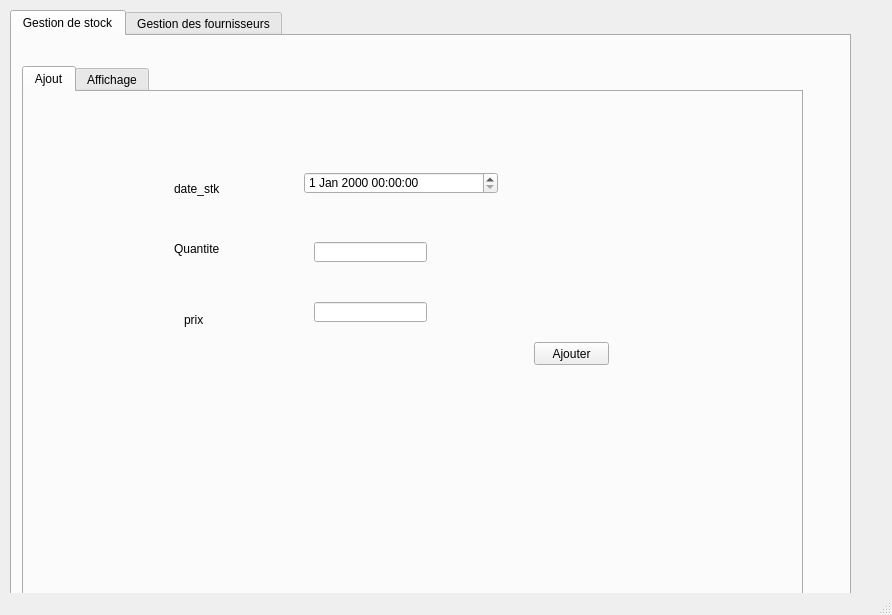
<?xml version="1.0" encoding="UTF-8"?>
<ui version="4.0">
 <class>MainWindow</class>
 <widget class="QMainWindow" name="MainWindow">
  <property name="geometry">
   <rect>
    <x>0</x>
    <y>0</y>
    <width>892</width>
    <height>615</height>
   </rect>
  </property>
  <property name="windowTitle">
   <string>MainWindow</string>
  </property>
  <widget class="QWidget" name="centralwidget">
   <widget class="QTabWidget" name="temprature">
    <property name="geometry">
     <rect>
      <x>10</x>
      <y>10</y>
      <width>841</width>
      <height>701</height>
     </rect>
    </property>
    <property name="currentIndex">
     <number>0</number>
    </property>
    <widget class="QWidget" name="tab1">
     <attribute name="title">
      <string>Gestion de stock</string>
     </attribute>
     <widget class="QTabWidget" name="tabWidget_2">
      <property name="geometry">
       <rect>
        <x>10</x>
        <y>30</y>
        <width>781</width>
        <height>621</height>
       </rect>
      </property>
      <property name="styleSheet">
       <string notr="true">tabWidget_2 = new QWidget(this); m_myWidget-&gt;setGeometry(0, 0, 300, 100)</string>
      </property>
      <property name="currentIndex">
       <number>0</number>
      </property>
      <widget class="QWidget" name="tab_3">
       <attribute name="title">
        <string>Ajout</string>
       </attribute>
       <widget class="QLabel" name="label">
        <property name="geometry">
         <rect>
          <x>150</x>
          <y>90</y>
          <width>47</width>
          <height>14</height>
         </rect>
        </property>
        <property name="text">
         <string>date_stk</string>
        </property>
       </widget>
       <widget class="QLabel" name="label_2">
        <property name="geometry">
         <rect>
          <x>150</x>
          <y>20</y>
          <width>121</width>
          <height>16</height>
         </rect>
        </property>
        <property name="text">
         <string/>
        </property>
       </widget>
       <widget class="QLabel" name="label_3">
        <property name="geometry">
         <rect>
          <x>150</x>
          <y>150</y>
          <width>47</width>
          <height>14</height>
         </rect>
        </property>
        <property name="text">
         <string>Quantite</string>
        </property>
       </widget>
       <widget class="QLabel" name="label_4">
        <property name="geometry">
         <rect>
          <x>160</x>
          <y>220</y>
          <width>47</width>
          <height>16</height>
         </rect>
        </property>
        <property name="text">
         <string>prix</string>
        </property>
       </widget>
       <widget class="QLineEdit" name="quantite">
        <property name="geometry">
         <rect>
          <x>290</x>
          <y>150</y>
          <width>113</width>
          <height>20</height>
         </rect>
        </property>
       </widget>
       <widget class="QLineEdit" name="prix">
        <property name="geometry">
         <rect>
          <x>290</x>
          <y>210</y>
          <width>113</width>
          <height>20</height>
         </rect>
        </property>
       </widget>
       <widget class="QPushButton" name="Ajouter">
        <property name="geometry">
         <rect>
          <x>510</x>
          <y>250</y>
          <width>75</width>
          <height>23</height>
         </rect>
        </property>
        <property name="text">
         <string>Ajouter</string>
        </property>
       </widget>
       <widget class="QDateTimeEdit" name="dat">
        <property name="geometry">
         <rect>
          <x>280</x>
          <y>80</y>
          <width>194</width>
          <height>22</height>
         </rect>
        </property>
       </widget>
      </widget>
      <widget class="QWidget" name="tab_5">
       <attribute name="title">
        <string>Affichage</string>
       </attribute>
       <widget class="QTableView" name="tab_stk_2">
        <property name="geometry">
         <rect>
          <x>20</x>
          <y>60</y>
          <width>471</width>
          <height>301</height>
         </rect>
        </property>
       </widget>
       <widget class="QComboBox" name="cb_recherche">
        <property name="geometry">
         <rect>
          <x>500</x>
          <y>50</y>
          <width>141</width>
          <height>22</height>
         </rect>
        </property>
        <item>
         <property name="text">
          <string>id_stock</string>
         </property>
        </item>
        <item>
         <property name="text">
          <string>date__stk</string>
         </property>
        </item>
        <item>
         <property name="text">
          <string>quantite</string>
         </property>
        </item>
        <item>
         <property name="text">
          <string>prix</string>
         </property>
        </item>
       </widget>
       <widget class="QLineEdit" name="le_recherche">
        <property name="geometry">
         <rect>
          <x>660</x>
          <y>50</y>
          <width>113</width>
          <height>20</height>
         </rect>
        </property>
        <property name="placeholderText">
         <string>Rechercher</string>
        </property>
       </widget>
       <widget class="QLineEdit" name="le_supprimer">
        <property name="geometry">
         <rect>
          <x>510</x>
          <y>140</y>
          <width>131</width>
          <height>20</height>
         </rect>
        </property>
        <property name="placeholderText">
         <string>id_stock</string>
        </property>
       </widget>
       <widget class="QPushButton" name="supprimer">
        <property name="geometry">
         <rect>
          <x>690</x>
          <y>140</y>
          <width>75</width>
          <height>23</height>
         </rect>
        </property>
        <property name="text">
         <string>Supprimer</string>
        </property>
       </widget>
       <widget class="QLabel" name="label_21">
        <property name="geometry">
         <rect>
          <x>90</x>
          <y>400</y>
          <width>47</width>
          <height>14</height>
         </rect>
        </property>
        <property name="text">
         <string>date_stk</string>
        </property>
       </widget>
       <widget class="QLineEdit" name="id">
        <property name="geometry">
         <rect>
          <x>220</x>
          <y>370</y>
          <width>113</width>
          <height>20</height>
         </rect>
        </property>
        <property name="styleSheet">
         <string notr="true">m_myWidget = new QWidget(this); m_myWidget-&gt;setGeometry(0, 0, 300, 100); QPalette pal = palette();</string>
        </property>
       </widget>
       <widget class="QLabel" name="label_34">
        <property name="geometry">
         <rect>
          <x>90</x>
          <y>460</y>
          <width>47</width>
          <height>14</height>
         </rect>
        </property>
        <property name="text">
         <string>quatite</string>
        </property>
       </widget>
       <widget class="QLabel" name="label_37">
        <property name="geometry">
         <rect>
          <x>90</x>
          <y>370</y>
          <width>121</width>
          <height>16</height>
         </rect>
        </property>
        <property name="text">
         <string>ID_Stock</string>
        </property>
       </widget>
       <widget class="QLineEdit" name="prix_2">
        <property name="geometry">
         <rect>
          <x>220</x>
          <y>430</y>
          <width>113</width>
          <height>20</height>
         </rect>
        </property>
       </widget>
       <widget class="QLabel" name="label_38">
        <property name="geometry">
         <rect>
          <x>90</x>
          <y>430</y>
          <width>47</width>
          <height>14</height>
         </rect>
        </property>
        <property name="text">
         <string>prix</string>
        </property>
       </widget>
       <widget class="QPushButton" name="modifier_2">
        <property name="geometry">
         <rect>
          <x>390</x>
          <y>430</y>
          <width>75</width>
          <height>23</height>
         </rect>
        </property>
        <property name="text">
         <string>modifier</string>
        </property>
       </widget>
       <widget class="QComboBox" name="colone_tri">
        <property name="geometry">
         <rect>
          <x>500</x>
          <y>90</y>
          <width>91</width>
          <height>22</height>
         </rect>
        </property>
        <item>
         <property name="text">
          <string>id_stock</string>
         </property>
        </item>
        <item>
         <property name="text">
          <string>produit</string>
         </property>
        </item>
        <item>
         <property name="text">
          <string>quantite</string>
         </property>
        </item>
        <item>
         <property name="text">
          <string>livreur</string>
         </property>
        </item>
        <item>
         <property name="text">
          <string>total</string>
         </property>
        </item>
        <item>
         <property name="text">
          <string>date_arrivee</string>
         </property>
        </item>
       </widget>
       <widget class="QComboBox" name="ordre_tri">
        <property name="geometry">
         <rect>
          <x>620</x>
          <y>90</y>
          <width>51</width>
          <height>22</height>
         </rect>
        </property>
        <item>
         <property name="text">
          <string>ASC</string>
         </property>
        </item>
        <item>
         <property name="text">
          <string>DESC</string>
         </property>
        </item>
       </widget>
       <widget class="QPushButton" name="button_tri">
        <property name="geometry">
         <rect>
          <x>690</x>
          <y>90</y>
          <width>75</width>
          <height>23</height>
         </rect>
        </property>
        <property name="text">
         <string>tri</string>
        </property>
       </widget>
       <widget class="QPushButton" name="PDF">
        <property name="geometry">
         <rect>
          <x>580</x>
          <y>230</y>
          <width>75</width>
          <height>23</height>
         </rect>
        </property>
        <property name="text">
         <string>statistique</string>
        </property>
       </widget>
       <widget class="QLineEdit" name="dat_2">
        <property name="geometry">
         <rect>
          <x>220</x>
          <y>400</y>
          <width>113</width>
          <height>20</height>
         </rect>
        </property>
       </widget>
       <widget class="QLineEdit" name="quantite_2">
        <property name="geometry">
         <rect>
          <x>220</x>
          <y>460</y>
          <width>113</width>
          <height>20</height>
         </rect>
        </property>
       </widget>
       <widget class="QPushButton" name="pushButton_2">
        <property name="geometry">
         <rect>
          <x>580</x>
          <y>280</y>
          <width>75</width>
          <height>23</height>
         </rect>
        </property>
        <property name="text">
         <string>PDF</string>
        </property>
       </widget>
      </widget>
     </widget>
    </widget>
    <widget class="QWidget" name="tab_2">
     <attribute name="title">
      <string>Gestion des fournisseurs</string>
     </attribute>
     <widget class="QTabWidget" name="affichage2">
      <property name="geometry">
       <rect>
        <x>10</x>
        <y>10</y>
        <width>771</width>
        <height>601</height>
       </rect>
      </property>
      <property name="currentIndex">
       <number>1</number>
      </property>
      <widget class="QWidget" name="tab_11">
       <attribute name="title">
        <string>Ajout</string>
       </attribute>
       <widget class="QLabel" name="label_15">
        <property name="geometry">
         <rect>
          <x>30</x>
          <y>170</y>
          <width>47</width>
          <height>14</height>
         </rect>
        </property>
        <property name="text">
         <string>adresse</string>
        </property>
       </widget>
       <widget class="QLabel" name="label_17">
        <property name="geometry">
         <rect>
          <x>30</x>
          <y>50</y>
          <width>47</width>
          <height>14</height>
         </rect>
        </property>
        <property name="text">
         <string>nom</string>
        </property>
       </widget>
       <widget class="QLabel" name="label_18">
        <property name="geometry">
         <rect>
          <x>30</x>
          <y>130</y>
          <width>91</width>
          <height>16</height>
         </rect>
        </property>
        <property name="text">
         <string>tel</string>
        </property>
       </widget>
       <widget class="QLineEdit" name="prenom">
        <property name="geometry">
         <rect>
          <x>150</x>
          <y>90</y>
          <width>113</width>
          <height>20</height>
         </rect>
        </property>
       </widget>
       <widget class="QLineEdit" name="tel">
        <property name="geometry">
         <rect>
          <x>150</x>
          <y>130</y>
          <width>113</width>
          <height>20</height>
         </rect>
        </property>
       </widget>
       <widget class="QPushButton" name="ajouter1">
        <property name="geometry">
         <rect>
          <x>370</x>
          <y>80</y>
          <width>75</width>
          <height>23</height>
         </rect>
        </property>
        <property name="text">
         <string>Ajouter</string>
        </property>
       </widget>
       <widget class="QLineEdit" name="nom">
        <property name="geometry">
         <rect>
          <x>150</x>
          <y>50</y>
          <width>113</width>
          <height>20</height>
         </rect>
        </property>
       </widget>
       <widget class="QLabel" name="label_5">
        <property name="geometry">
         <rect>
          <x>30</x>
          <y>90</y>
          <width>47</width>
          <height>14</height>
         </rect>
        </property>
        <property name="text">
         <string>prenom</string>
        </property>
       </widget>
       <widget class="QLineEdit" name="adresse">
        <property name="geometry">
         <rect>
          <x>150</x>
          <y>170</y>
          <width>113</width>
          <height>20</height>
         </rect>
        </property>
       </widget>
      </widget>
      <widget class="QWidget" name="tab_12">
       <attribute name="title">
        <string>Affichage</string>
       </attribute>
       <widget class="QTableView" name="tab_fourn_2">
        <property name="geometry">
         <rect>
          <x>20</x>
          <y>10</y>
          <width>441</width>
          <height>261</height>
         </rect>
        </property>
       </widget>
       <widget class="QComboBox" name="cb_recherche_2">
        <property name="geometry">
         <rect>
          <x>480</x>
          <y>30</y>
          <width>141</width>
          <height>22</height>
         </rect>
        </property>
        <item>
         <property name="text">
          <string>id_f</string>
         </property>
        </item>
        <item>
         <property name="text">
          <string>adresse</string>
         </property>
        </item>
        <item>
         <property name="text">
          <string>nom_soc</string>
         </property>
        </item>
        <item>
         <property name="text">
          <string>numero</string>
         </property>
        </item>
       </widget>
       <widget class="QLineEdit" name="le_recherche_2">
        <property name="geometry">
         <rect>
          <x>630</x>
          <y>30</y>
          <width>113</width>
          <height>20</height>
         </rect>
        </property>
        <property name="placeholderText">
         <string>Rechercher</string>
        </property>
       </widget>
       <widget class="QComboBox" name="colone_tri_2">
        <property name="geometry">
         <rect>
          <x>480</x>
          <y>70</y>
          <width>91</width>
          <height>22</height>
         </rect>
        </property>
        <item>
         <property name="text">
          <string>id_f</string>
         </property>
        </item>
        <item>
         <property name="text">
          <string>adresse</string>
         </property>
        </item>
        <item>
         <property name="text">
          <string>nom_soc</string>
         </property>
        </item>
        <item>
         <property name="text">
          <string>numero</string>
         </property>
        </item>
       </widget>
       <widget class="QComboBox" name="ordre_tri_2">
        <property name="geometry">
         <rect>
          <x>590</x>
          <y>70</y>
          <width>51</width>
          <height>22</height>
         </rect>
        </property>
        <item>
         <property name="text">
          <string>ASC</string>
         </property>
        </item>
        <item>
         <property name="text">
          <string>DESC</string>
         </property>
        </item>
       </widget>
       <widget class="QPushButton" name="button_tri_2">
        <property name="geometry">
         <rect>
          <x>660</x>
          <y>70</y>
          <width>75</width>
          <height>23</height>
         </rect>
        </property>
        <property name="text">
         <string>tri</string>
        </property>
       </widget>
       <widget class="QPushButton" name="supprimer_2">
        <property name="geometry">
         <rect>
          <x>650</x>
          <y>130</y>
          <width>75</width>
          <height>23</height>
         </rect>
        </property>
        <property name="text">
         <string>Supprimer</string>
        </property>
       </widget>
       <widget class="QLineEdit" name="le_supprimer_2">
        <property name="geometry">
         <rect>
          <x>480</x>
          <y>130</y>
          <width>131</width>
          <height>20</height>
         </rect>
        </property>
        <property name="placeholderText">
         <string>id_f</string>
        </property>
       </widget>
       <widget class="QPushButton" name="imprimer_2">
        <property name="geometry">
         <rect>
          <x>570</x>
          <y>220</y>
          <width>75</width>
          <height>23</height>
         </rect>
        </property>
        <property name="text">
         <string>statistique</string>
        </property>
       </widget>
       <widget class="QLabel" name="label_39">
        <property name="geometry">
         <rect>
          <x>80</x>
          <y>300</y>
          <width>121</width>
          <height>16</height>
         </rect>
        </property>
        <property name="text">
         <string>id_f</string>
        </property>
       </widget>
       <widget class="QLabel" name="label_40">
        <property name="geometry">
         <rect>
          <x>80</x>
          <y>330</y>
          <width>47</width>
          <height>14</height>
         </rect>
        </property>
        <property name="text">
         <string>nom</string>
        </property>
       </widget>
       <widget class="QLabel" name="label_41">
        <property name="geometry">
         <rect>
          <x>80</x>
          <y>360</y>
          <width>47</width>
          <height>14</height>
         </rect>
        </property>
        <property name="text">
         <string>prenom</string>
        </property>
       </widget>
       <widget class="QLabel" name="label_42">
        <property name="geometry">
         <rect>
          <x>80</x>
          <y>390</y>
          <width>91</width>
          <height>16</height>
         </rect>
        </property>
        <property name="text">
         <string>tel</string>
        </property>
       </widget>
       <widget class="QLineEdit" name="numventemodif">
        <property name="geometry">
         <rect>
          <x>220</x>
          <y>300</y>
          <width>113</width>
          <height>20</height>
         </rect>
        </property>
       </widget>
       <widget class="QLineEdit" name="quantmodif">
        <property name="geometry">
         <rect>
          <x>220</x>
          <y>360</y>
          <width>113</width>
          <height>20</height>
         </rect>
        </property>
       </widget>
       <widget class="QLineEdit" name="idmodif">
        <property name="geometry">
         <rect>
          <x>220</x>
          <y>390</y>
          <width>113</width>
          <height>20</height>
         </rect>
        </property>
       </widget>
       <widget class="QPushButton" name="modifier3">
        <property name="geometry">
         <rect>
          <x>380</x>
          <y>370</y>
          <width>75</width>
          <height>23</height>
         </rect>
        </property>
        <property name="text">
         <string>Modifier</string>
        </property>
       </widget>
       <widget class="QLineEdit" name="prod_modif">
        <property name="geometry">
         <rect>
          <x>220</x>
          <y>330</y>
          <width>113</width>
          <height>20</height>
         </rect>
        </property>
       </widget>
       <widget class="QPushButton" name="pushButton">
        <property name="geometry">
         <rect>
          <x>570</x>
          <y>260</y>
          <width>75</width>
          <height>23</height>
         </rect>
        </property>
        <property name="text">
         <string>PDF</string>
        </property>
       </widget>
       <widget class="QLabel" name="label_6">
        <property name="geometry">
         <rect>
          <x>80</x>
          <y>430</y>
          <width>47</width>
          <height>14</height>
         </rect>
        </property>
        <property name="text">
         <string>adresse</string>
        </property>
       </widget>
       <widget class="QLineEdit" name="lineEdit">
        <property name="geometry">
         <rect>
          <x>220</x>
          <y>430</y>
          <width>113</width>
          <height>20</height>
         </rect>
        </property>
       </widget>
      </widget>
     </widget>
    </widget>
   </widget>
  </widget>
  <widget class="QMenuBar" name="menubar">
   <property name="geometry">
    <rect>
     <x>0</x>
     <y>0</y>
     <width>892</width>
     <height>22</height>
    </rect>
   </property>
  </widget>
  <widget class="QStatusBar" name="statusbar"/>
 </widget>
 <resources/>
 <connections/>
</ui>
